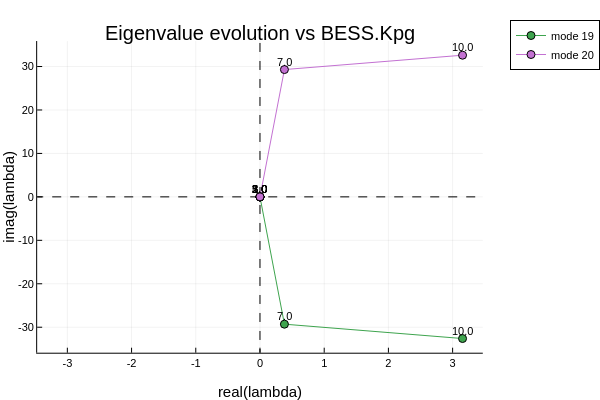

Notebook code cell kept with this figure:
### Markdown cell above
## Mode Plots

### Code cell
using Plots

plotlyjs()

if isempty(unstable_modes)
    println("No modes become unstable for these sweep values.")
else
    # symmetric limits centred on the origin so all four quadrants are visible
    r_lim = 1.1 * maximum(abs.(unstable_mode_df.real_part))
    i_lim = 1.1 * maximum(abs.(unstable_mode_df.imag_part))

    locus_plot = plot(
        xlabel = "real(lambda)",
        ylabel = "imag(lambda)",
        title = "Eigenvalue evolution vs $SWEEP_COMPONENT.$SWEEP_PARAMETER",
        legend = :outertopright,
        xlims = (-r_lim, r_lim),
        ylims = (-i_lim, i_lim),
    )
    vline!(locus_plot, [0.0], line = (:dash, :black), label = "")  # Re = 0  (stability boundary)
    hline!(locus_plot, [0.0], line = (:dash, :black), label = "")  # Im = 0

    for mode in unstable_modes
        mode_data = unstable_mode_df[unstable_mode_df.mode .== mode, :]
        plot!(
            locus_plot,
            mode_data.real_part,
            mode_data.imag_part,
            marker = :circle,
            label = "mode $mode",
            series_annotations = text.(string.(mode_data.parameter_value), 8, :bottom),
        )
    end

    display(locus_plot)
end

### Figure 1 — Plotly figure (JSON) as saved in the notebook; plotly's stock layout.template omitted (floating-point values rounded to 4 significant figures)
{"data": [{"colorbar": {"len": 0.8657, "title": "", "x": 0.9934, "y": 0.5087}, "legendgroup": "", "line": {"color": "rgba(0, 0, 0, 1.000)", "dash": "dash", "shape": "linear", "width": 1}, "mode": "lines", "name": "", "showlegend": false, "type": "scatter", "x": [0.0, 0.0], "xaxis": "x", "y": [-7209.0, 7209.0], "yaxis": "y"}, {"colorbar": {"len": 0.8657, "title": "", "x": 0.9934, "y": 0.5087}, "legendgroup": "", "line": {"color": "rgba(0, 0, 0, 1.000)", "dash": "dash", "shape": "linear", "width": 1}, "mode": "lines", "name": "", "showlegend": false, "type": "scatter", "x": [-697.5, 697.5], "xaxis": "x", "y": [0.0, 0.0], "yaxis": "y"}, {"colorbar": {"len": 0.8657, "title": "", "x": 0.9934, "y": 0.5087}, "legendgroup": "mode 19", "line": {"color": "rgba(62, 164, 78, 1.000)", "dash": "solid", "shape": "linear", "width": 1}, "marker": {"color": "rgba(62, 164, 78, 1.000)", "line": {"color": "rgba(0, 0, 0, 1.000)", "width": 1}, "size": 8, "symbol": "circle"}, "mode": "lines+markers", "name": "mode 19", "showlegend": true, "type": "scatter", "x": [0.0, 0.0, 0.0, 0.0, 0.3807, 3.155], "xaxis": "x", "y": [0.0, 0.0, 0.0, 0.0, -29.3, -32.6], "yaxis": "y"}, {"colorbar": {"len": 0.8657, "title": "", "x": 0.9934, "y": 0.5087}, "legendgroup": "mode 20", "line": {"color": "rgba(195, 113, 210, 1.000)", "dash": "solid", "shape": "linear", "width": 1}, "marker": {"color": "rgba(195, 113, 210, 1.000)", "line": {"color": "rgba(0, 0, 0, 1.000)", "width": 1}, "size": 8, "symbol": "circle"}, "mode": "lines+markers", "name": "mode 20", "showlegend": true, "type": "scatter", "x": [0.0, 0.0, 0.0, 0.0, 0.3807, 3.155], "xaxis": "x", "y": [0.0, 0.0, 0.0, 0.0, 29.3, 32.6], "yaxis": "y"}], "layout": {"annotations": [{"font": {"color": "rgba(0, 0, 0, 1.000)", "family": "sans-serif", "size": 20}, "rotation": -0.0, "showarrow": false, "text": "Eigenvalue evolution vs BESS.Kpg", "x": 0.535, "xanchor": "center", "xref": "paper", "y": 1.0, "yanchor": "top", "yref": "paper"}, {"font": {"color": "rgba(0, 0, 0, 1.000)", "family": "sans-serif", "size": 11}, "rotation": -0.0, "showarrow": false, "text": "1.0", "x": 0.0, "xanchor": "center", "xref": "x", "y": 0.0, "yanchor": "bottom", "yref": "y"}, {"font": {"color": "rgba(0, 0, 0, 1.000)", "family": "sans-serif", "size": 11}, "rotation": -0.0, "showarrow": false, "text": "2.0", "x": 0.0, "xanchor": "center", "xref": "x", "y": 0.0, "yanchor": "bottom", "yref": "y"}, {"font": {"color": "rgba(0, 0, 0, 1.000)", "family": "sans-serif", "size": 11}, "rotation": -0.0, "showarrow": false, "text": "3.0", "x": 0.0, "xanchor": "center", "xref": "x", "y": 0.0, "yanchor": "bottom", "yref": "y"}, {"font": {"color": "rgba(0, 0, 0, 1.000)", "family": "sans-serif", "size": 11}, "rotation": -0.0, "showarrow": false, "text": "5.0", "x": 0.0, "xanchor": "center", "xref": "x", "y": 0.0, "yanchor": "bottom", "yref": "y"}, {"font": {"color": "rgba(0, 0, 0, 1.000)", "family": "sans-serif", "size": 11}, "rotation": -0.0, "showarrow": false, "text": "7.0", "x": 0.3807, "xanchor": "center", "xref": "x", "y": -29.3, "yanchor": "bottom", "yref": "y"}, {"font": {"color": "rgba(0, 0, 0, 1.000)", "family": "sans-serif", "size": 11}, "rotation": -0.0, "showarrow": false, "text": "10.0", "x": 3.155, "xanchor": "center", "xref": "x", "y": -32.6, "yanchor": "bottom", "yref": "y"}, {"font": {"color": "rgba(0, 0, 0, 1.000)", "family": "sans-serif", "size": 11}, "rotation": -0.0, "showarrow": false, "text": "1.0", "x": 0.0, "xanchor": "center", "xref": "x", "y": 0.0, "yanchor": "bottom", "yref": "y"}, {"font": {"color": "rgba(0, 0, 0, 1.000)", "family": "sans-serif", "size": 11}, "rotation": -0.0, "showarrow": false, "text": "2.0", "x": 0.0, "xanchor": "center", "xref": "x", "y": 0.0, "yanchor": "bottom", "yref": "y"}, {"font": {"color": "rgba(0, 0, 0, 1.000)", "family": "sans-serif", "size": 11}, "rotation": -0.0, "showarrow": false, "text": "3.0", "x": 0.0, "xanchor": "center", "xref": "x", "y": 0.0, "yanchor": "bottom", "yref": "y"}, {"font": {"color": "rgba(0, 0, 0, 1.000)", "family": "sans-serif", "size": 11}, "rotation": -0.0, "showarrow": false, "text": "5.0", "x": 0.0, "xanchor": "center", "xref": "x", "y": 0.0, "yanchor": "bottom", "yref": "y"}, {"font": {"color": "rgba(0, 0, 0, 1.000)", "family": "sans-serif", "size": 11}, "rotation": -0.0, "showarrow": false, "text": "7.0", "x": 0.3807, "xanchor": "center", "xref": "x", "y": 29.3, "yanchor": "bottom", "yref": "y"}, {"font": {"color": "rgba(0, 0, 0, 1.000)", "family": "sans-serif", "size": 11}, "rotation": -0.0, "showarrow": false, "text": "10.0", "x": 3.155, "xanchor": "center", "xref": "x", "y": 32.6, "yanchor": "bottom", "yref": "y"}], "height": 400, "legend": {"bgcolor": "rgba(255, 255, 255, 1.000)", "bordercolor": "rgba(0, 0, 0, 1.000)", "borderwidth": 1, "font": {"color": "rgba(0, 0, 0, 1.000)", "family": "sans-serif", "size": 11}, "title": {"font": {"color": "rgba(0, 0, 0, 1.000)", "family": "sans-serif", "size": 15}, "text": ""}, "tracegroupgap": 0, "traceorder": "normal", "x": 1.05, "xanchor": "upper", "y": 1.0, "yanchor": "right"}, "margin": {"b": 20, "l": 0, "r": 0, "t": 20}, "paper_bgcolor": "rgba(255, 255, 255, 1.000)", "plot_bgcolor": "rgba(255, 255, 255, 1.000)", "showlegend": true, "width": 600, "xaxis": {"anchor": "y", "domain": [0.07647, 0.9934], "gridcolor": "rgba(0, 0, 0, 0.100)", "gridwidth": 0.5, "linecolor": "rgba(0, 0, 0, 1.000)", "mirror": false, "range": [-3.47, 3.47], "showgrid": true, "showline": true, "showticklabels": true, "tickangle": 0, "tickcolor": "rgb(0, 0, 0)", "tickfont": {"color": "rgba(0, 0, 0, 1.000)", "family": "sans-serif", "size": 11}, "tickmode": "array", "ticks": "inside", "ticktext": ["-3", "-2", "-1", "0", "1", "2", "3"], "tickvals": [-3.0, -2.0, -1.0, 0.0, 1.0, 2.0, 3.0], "title": "real(lambda)", "titlefont": {"color": "rgba(0, 0, 0, 1.000)", "family": "sans-serif", "size": 15}, "type": "-", "visible": true, "zeroline": false, "zerolinecolor": "rgba(0, 0, 0, 1.000)"}, "yaxis": {"anchor": "x", "domain": [0.07581, 0.9415], "gridcolor": "rgba(0, 0, 0, 0.100)", "gridwidth": 0.5, "linecolor": "rgba(0, 0, 0, 1.000)", "mirror": false, "range": [-35.86, 35.86], "showgrid": true, "showline": true, "showticklabels": true, "tickangle": 0, "tickcolor": "rgb(0, 0, 0)", "tickfont": {"color": "rgba(0, 0, 0, 1.000)", "family": "sans-serif", "size": 11}, "tickmode": "array", "ticks": "inside", "ticktext": ["-30", "-20", "-10", "0", "10", "20", "30"], "tickvals": [-30.0, -20.0, -10.0, 0.0, 10.0, 20.0, 30.0], "title": "imag(lambda)", "titlefont": {"color": "rgba(0, 0, 0, 1.000)", "family": "sans-serif", "size": 15}, "type": "-", "visible": true, "zeroline": false, "zerolinecolor": "rgba(0, 0, 0, 1.000)"}}}
